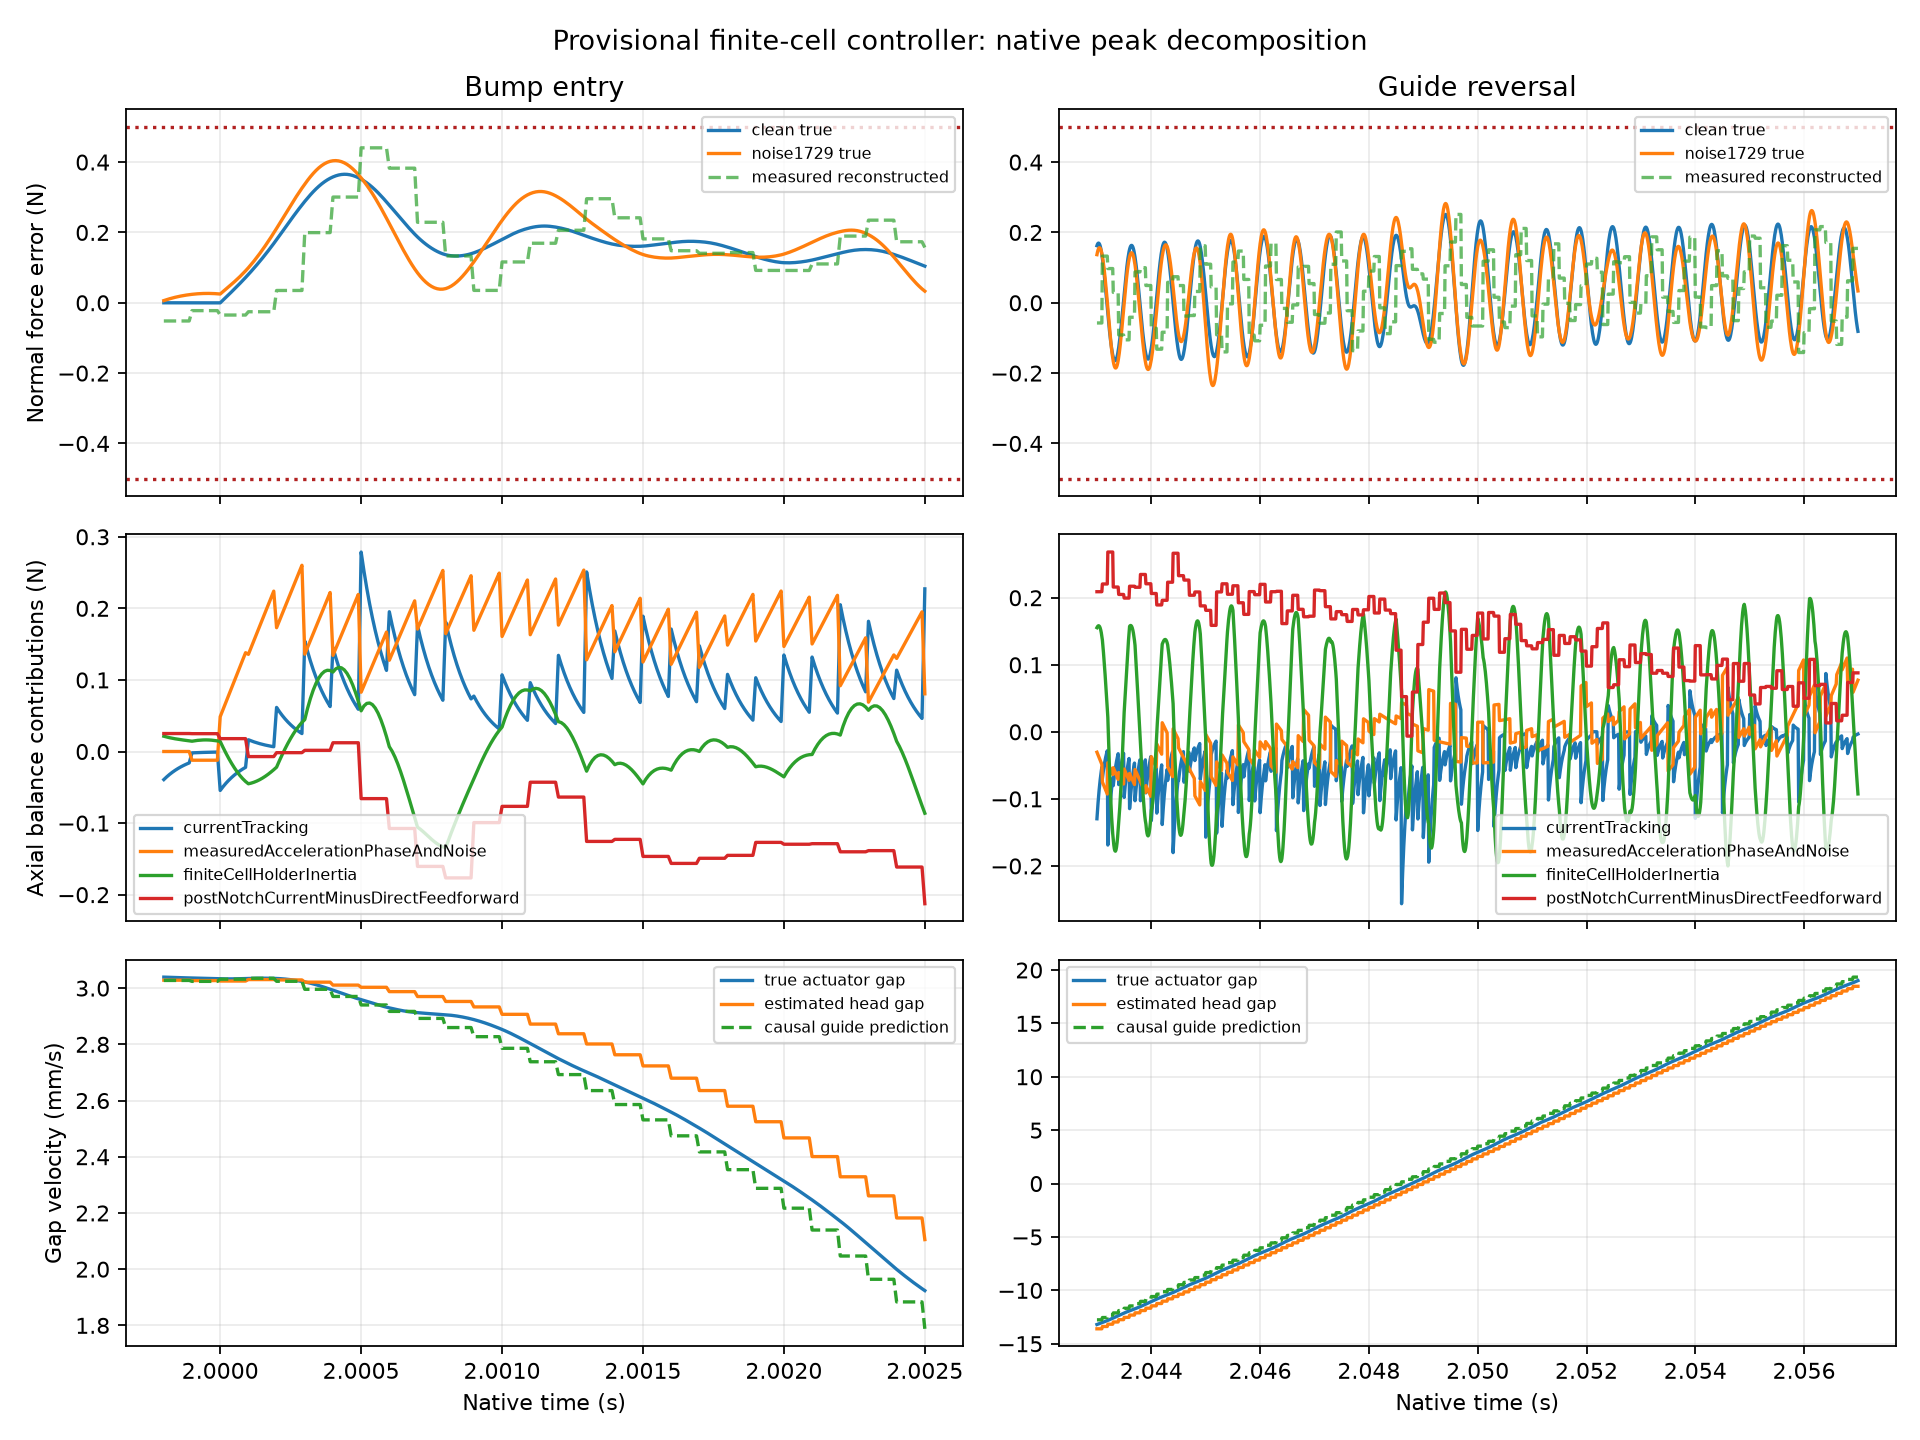

Source code (Python):
"""Inspect retained native traces; this is analysis, not a plant solver."""
from pathlib import Path
import hashlib
import json

import matplotlib
matplotlib.use("Agg")
import matplotlib.pyplot as plt
import numpy as np
from scipy.io import loadmat
from scipy.signal import lfilter, welch

ROOT = Path(__file__).resolve().parent
STEM = "inertial_mechanics_peak_decomposition_20260930"


def sha256(path):
    return hashlib.sha256(path.read_bytes()).hexdigest()


def dominant_frequency(t, values, lo, hi):
    use = (t >= lo) & (t <= hi)
    frequency, density = welch(values[use], fs=1 / (t[1] - t[0]),
                               nperseg=min(16384, int(use.sum())), detrend="linear")
    band = (frequency >= 500) & (frequency <= 4000)
    selected = np.flatnonzero(band)[np.argmax(density[band])]
    return {"window_s": [lo, hi], "band_Hz": [500, 4000],
            "dominantFrequency_Hz": float(frequency[selected]),
            "frequencyBinWidth_Hz": float(frequency[1] - frequency[0]),
            "rmsAboutWindowMean_N": float(np.std(values[use])),
            "peakAbsoluteError_N": float(np.max(np.abs(values[use])))}


def analyze(path, key, label):
    r = loadmat(path, simplify_cells=True)[key]
    t, d, p = r["time"], r["data"], r["parameters"]
    n, a, m = (r[name]["data"] for name in ("normalContact", "accelerometer", "motionObserver"))
    cp = r["commandPrediction"]["data"]
    reference = float(p["force"]["reference"])
    S, B = (float(p["mechanics"][name]) for name in ("mS", "mB"))
    Kf = float(p["coil"]["forceConstant"])
    mu = float(p["contact"]["mu"])
    Ts = float(p["sensor"]["sampleTime"])
    stride = int(round(Ts / (t[1] - t[0])))
    rho = np.exp(-Ts / float(p["sensor"]["filterTime"]))
    delay = int(p["d"]["sensorDelaySamples"])
    sampled = cp[::stride]
    aligned = lfilter([1 - rho], [1, -rho], sampled, axis=0)
    if delay:
        aligned = np.vstack((np.zeros((delay, 3)), aligned[:-delay]))
    aligned = np.repeat(aligned, stride, axis=0)[:len(t)]
    raw_sampled = np.repeat(sampled, stride, axis=0)[:len(t)]
    predictor_sampling_residual = float(np.max(np.abs(raw_sampled[:, 1] - n[:, 7])))
    assert predictor_sampling_residual < 1e-12
    guide_prediction = m[:, 1] + float(p["inertial"]["guideVelocityPrediction_s"]) * (aligned[:, 2] - a[:, 0])
    b, Cc, veps = (float(p["coil"][name]) for name in ("viscousFriction", "coulombForce", "frictionSpeed"))
    friction_true = b * d[:, 2] + Cc * np.tanh(d[:, 2] / veps)
    friction_ff = float(p["inertial"]["guideFrictionFeedforwardScale"]) * (
        b * guide_prediction + Cc * np.tanh(guide_prediction / veps))
    gravity = float(p["mechanics"]["gravity"]) * np.cos(float(p["mechanics"]["angle"]))
    true_geometry_factor = (1 - mu * n[:, 2]) / np.sqrt(1 + n[:, 2] ** 2)
    axial_reference_true = reference * true_geometry_factor
    axial_ff = n[:, 5] - (B + S) * gravity - (B + S) * a[:, 0] + friction_ff
    terms = {
        "currentTracking": Kf * (d[:, 13] - d[:, 32]),
        "postNotchCurrentMinusDirectFeedforward": Kf * d[:, 32] - axial_ff,
        "geometryEstimation": n[:, 5] - axial_reference_true,
        "measuredAccelerationPhaseAndNoise": (B + S) * (d[:, 29] - a[:, 0]),
        "finiteCellHolderInertia": B * (d[:, 11] - d[:, 29]),
        "guideFrictionEstimation": friction_ff - friction_true,
    }
    axial_error = d[:, 0] - axial_reference_true
    residual = float(np.max(np.abs(sum(terms.values()) - axial_error)))
    assert residual < 1e-9
    error = n[:, 0] - reference
    peak = int(np.argmax(np.abs(error)))
    entry = (t >= 2) & (t <= 2.003)
    reversal = (t >= 2.045) & (t <= 2.055)
    recorded = {
        "label": label, "nativeTrace": str(path), "nativeTraceSHA256": sha256(path),
        "nativeSamples": len(t), "nativeStep_s": float(t[1] - t[0]),
        "peakTime_s": float(t[peak]), "peakNormalError_N": float(error[peak]),
        "trueNormalForceAtPeak_N": float(n[peak, 0]), "measuredReconstructedNormalAtPeak_N": float(n[peak, 3]),
        "normalEstimateMinusTrueAtPeak_N": float(n[peak, 3] - n[peak, 0]),
        "trueActuatorGapVelocityAtPeak_m_s": float(d[peak, 2]),
        "trueHeadGapVelocityAtPeak_m_s": float(d[peak, 26] - d[peak, 9]),
        "estimatedHeadGapVelocityAtPeak_m_s": float(m[peak, 1]),
        "causalPredictedGuideVelocityAtPeak_m_s": float(guide_prediction[peak]),
        "holderAccelerationAtPeak_m_s2": float(d[peak, 11]),
        "toolAccelerationAtPeak_m_s2": float(d[peak, 29]),
        "measuredToolAccelerationAtPeak_m_s2": float(a[peak, 0]),
        "postNotchCurrentRequestAtPeak_A": float(d[peak, 32]),
        "actualCurrentAtPeak_A": float(d[peak, 13]),
        "trueAxialErrorAtPeak_N": float(axial_error[peak]),
        "axialToNormalErrorFactorAtPeak": float(1 / true_geometry_factor[peak]),
        "axialTermsAtPeak_N": {name: float(value[peak]) for name, value in terms.items()},
        "decompositionResidualMaximum_N": residual,
        "reconstructedRawPredictorSamplingResidualMaximum_m_s": predictor_sampling_residual,
        "nominalCellMode_Hz": float(np.sqrt(p["mechanics"]["k1"] / B) / (2 * np.pi)),
        "notchFrequency_Hz": float(p["inertial"]["currentNotch"]["frequency_Hz"]),
        "entryWindowPeakError_N": float(np.max(np.abs(error[entry]))),
        "guideReversalWindowPeakError_N": float(np.max(np.abs(error[reversal]))),
        "frequencyWindows": [dominant_frequency(t, error, lo, hi) for lo, hi in ((1.2, 1.8), (2.04, 2.08), (3, 4))],
        "voltageClippedSamples": int(np.count_nonzero(d[:, 22] > .5)),
        "currentClippedSamples": int(np.count_nonzero(d[:, 21] > .5)),
    }
    return recorded, (t, error, n[:, 3] - reference, d, m, guide_prediction, terms)


results, series = [], []
for label, suffix, key in (("clean", "first", "r"), ("noise1729", "worst", "worst")):
    result, history = analyze(ROOT / f"inertial_mechanics_structural_notch_selected_trace_20260930_{suffix}_native_trace.mat", key, label)
    results.append(result)
    series.append(history)

refinement = []
for suffix in ("", "_step5us", "_step2p5us"):
    path = ROOT / f"inertial_mechanics_structural_notch_selected_trace_20260930{suffix}_results.json"
    data = json.loads(path.read_text())
    refinement.append({"resultFile": str(path), "sha256": sha256(path),
                       "step_s": data["options"]["step_s"],
                       "peakNormalErrors_N": [row["peakNormalForceError_N"] for row in data["rows"]]})

output = {"status": "provisional_candidate_not_qualified",
          "method": "Additive axial force-balance decomposition of original native logs. The displayed normal error is evaluated independently from native normalContact channel1. Derived guide feedforward follows the saved native frame-matching recurrence. Its raw predictor sampling is verified against native normalContact channel8; matched acceleration is derived from that input, not an independently logged channel. PSD identifies spectral content in each stated window, not proof of a unique physical mode.",
          "cases": results, "solverRefinement": refinement,
          "limitation": "The 4-second cases pass but repeated bumps and notch-frequency errors fail. This is diagnostic evidence, not a promoted controller."}
(ROOT / f"{STEM}.json").write_text(json.dumps(output, indent=2) + "\n")

fig, axes = plt.subplots(3, 2, figsize=(12, 9), sharex="col")
for col, limits in enumerate(((1.9998, 2.0025), (2.043, 2.057))):
    for result, (t, error, measured, d, m, guide, terms) in zip(results, series):
        use = (t >= limits[0]) & (t <= limits[1])
        axes[0, col].plot(t[use], error[use], label=result["label"] + " true")
        if result["label"] == "noise1729":
            axes[0, col].plot(t[use], measured[use], "--", alpha=.7, label="measured reconstructed")
    t, error, measured, d, m, guide, terms = series[1]
    use = (t >= limits[0]) & (t <= limits[1])
    for name in ("currentTracking", "measuredAccelerationPhaseAndNoise", "finiteCellHolderInertia", "postNotchCurrentMinusDirectFeedforward"):
        axes[1, col].plot(t[use], terms[name][use], label=name)
    axes[2, col].plot(t[use], d[use, 2] * 1000, label="true actuator gap")
    axes[2, col].plot(t[use], m[use, 1] * 1000, label="estimated head gap")
    axes[2, col].plot(t[use], guide[use] * 1000, "--", label="causal guide prediction")
    axes[0, col].axhline(.5, color="firebrick", linestyle=":")
    axes[0, col].axhline(-.5, color="firebrick", linestyle=":")
    axes[0, col].set_title("Bump entry" if col == 0 else "Guide reversal")
    axes[2, col].set_xlabel("Native time (s)")
    for row in range(3):
        axes[row, col].grid(alpha=.25)
        axes[row, col].legend(fontsize=7)
axes[0, 0].set_ylabel("Normal force error (N)")
axes[1, 0].set_ylabel("Axial balance contributions (N)")
axes[2, 0].set_ylabel("Gap velocity (mm/s)")
fig.suptitle("Provisional finite-cell controller: native peak decomposition")
fig.tight_layout()
fig.savefig(ROOT / f"{STEM}.svg")
fig.savefig(ROOT / f"{STEM}.png", dpi=160)

lines = ["# Provisional finite-cell peak decomposition", "", "These are original full-grid native recordings. The controller remains provisional because longer recordings and frequency mismatch fail.", "", "| Case | Time (s) | True normal error (N) | Reconstructed N (N) | Cell holder inertia (N) | Acceleration phase/noise (N) | Current tracking (N) |", "|---|---:|---:|---:|---:|---:|---:|"]
for result in results:
    terms = result["axialTermsAtPeak_N"]
    lines.append(f"| {result['label']} | {result['peakTime_s']:.5f} | {result['peakNormalError_N']:.6f} | {result['measuredReconstructedNormalAtPeak_N']:.6f} | {terms['finiteCellHolderInertia']:.6f} | {terms['measuredAccelerationPhaseAndNoise']:.6f} | {terms['currentTracking']:.6f} |")
lines += ["", "Both full-record peaks occur at bump entry, before guide friction reverses. The additive force-balance contributions show synchronized sensing delay and current tracking combined with finite-cell B inertia. In the reversal window, a roughly 1.65 kHz component matches the 1.644 kHz nominal cell mode within Welch-bin resolution. The noisy steady sections instead have their largest 500–4000 Hz spectral component around 1.07 kHz; that is not a measured cell resonance shift.", "", "The estimated head gap and causal guide-velocity prediction use only measured S–A position, measured S acceleration and matched past issued robot commands. The guide feedforward is derived from the saved native frame-matching coefficients; raw predictor sampling is checked against native channel8, and force decomposition closes below 1e-9 N. The matched acceleration itself was not separately logged.", "", "Native step refinement gives clean/noisy peaks of 0.365362638/0.404199265 N at 10 µs, 0.365359841/0.404200437 N at 5 µs, and 0.365376982/0.404212959 N at 2.5 µs. All six selected runs pass, and the short-case differences are under 15 µN. This does not cure the repeated-run or frequency-mismatch failures.", "", f"![Native peak decomposition]({STEM}.svg)", ""]
(ROOT / f"{STEM}.md").write_text("\n".join(lines))
print(json.dumps({"cases": results, "output": str(ROOT / f"{STEM}.json")}, indent=2))
